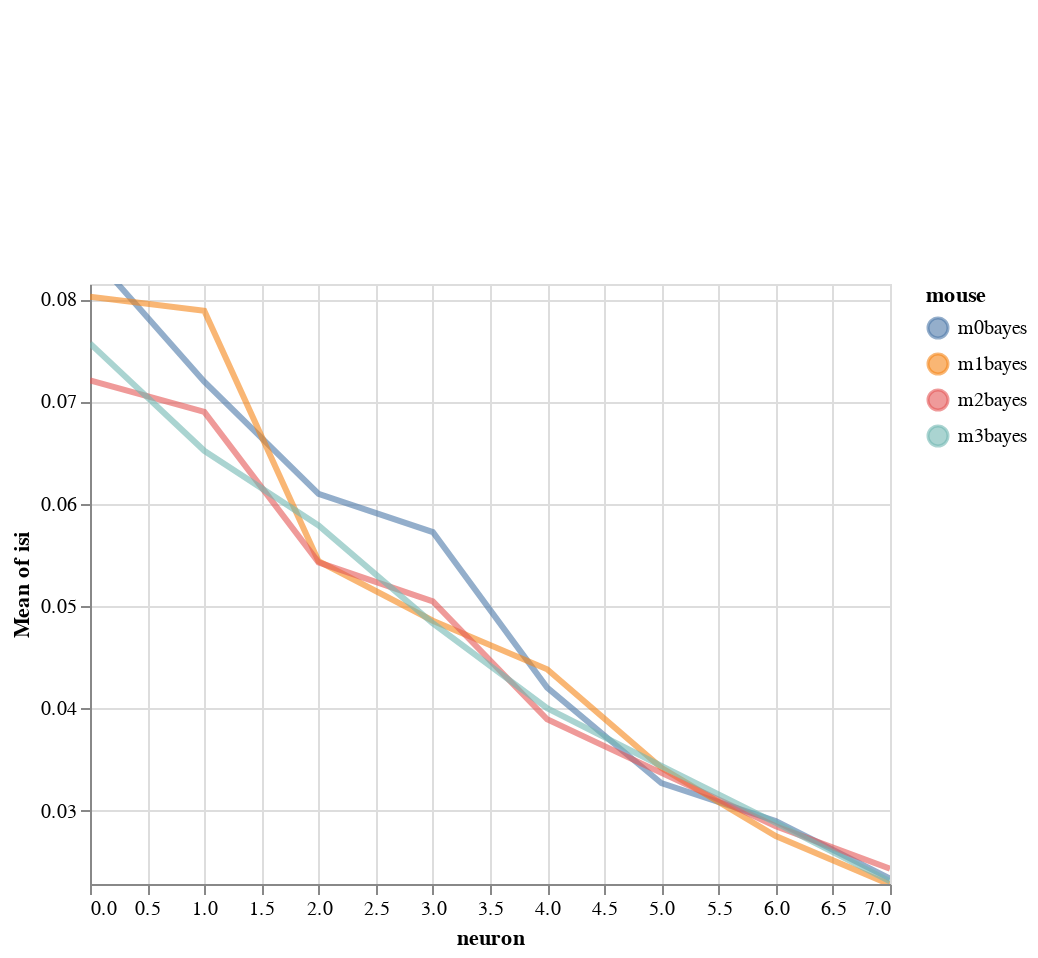

Notebook code for this chart:
### Code cell
import altair as alt
y='isi'
color='mouse'
x='neuron'

base=alt.Chart(df).encode(
            x=x,
            color=f'{color}',
            y=alt.Y(f'mean({y})',
                    scale=alt.Scale(zero=False,
                                    domain=list(np.quantile(df[y], [.05, .95])))),
)

# Create a selection that chooses the nearest point & selects based on x-value
nearest = alt.selection(type='single', nearest=True, on='mouseover',
                        fields=[x], empty='none')


# Transparent selectors across the chart. This is what tells us
# the x-value of the cursor
selectors = alt.Chart(df).mark_point().encode(
    x=x,
    opacity=alt.value(0),
).add_selection(
    nearest
)

highlight = alt.selection(type='single', on='mouseover',
                          fields=[color], nearest=True)

lines=base.mark_line(clip=True, fill=None, opacity=.6, ).encode(
            #tooltip=color,
            size=alt.condition(~highlight, alt.value(1), alt.value(3))
        )

# Draw text labels near the points, and highlight based on selection
text = lines.mark_text(align='left', dx=5, dy=-5).encode(
    text=alt.condition(nearest, y, alt.value(' '))
)

points = base.mark_circle().encode(
    opacity=alt.value(0)
).add_selection(
    highlight
)

alt.layer(
    lines, selectors, points, text
)

### Figure 1 — Vega-Lite specification as saved in the notebook (floating-point values rounded to 4 significant figures)
{"config": {"view": {"continuousWidth": 400, "continuousHeight": 300}}, "layer": [{"mark": {"type": "line", "clip": true, "fill": null, "opacity": 0.6}, "encoding": {"color": {"type": "nominal", "field": "mouse"}, "size": {"condition": {"value": 1, "selection": {"not": "selector023"}}, "value": 3}, "x": {"type": "quantitative", "field": "neuron"}, "y": {"type": "quantitative", "aggregate": "mean", "field": "isi", "scale": {"domain": [0.02285, 0.08147], "zero": false}}}}, {"mark": "point", "encoding": {"opacity": {"value": 0}, "x": {"type": "quantitative", "field": "neuron"}}, "selection": {"selector022": {"type": "single", "nearest": true, "on": "mouseover", "fields": ["neuron"], "empty": "none"}}}, {"mark": "circle", "encoding": {"color": {"type": "nominal", "field": "mouse"}, "opacity": {"value": 0}, "x": {"type": "quantitative", "field": "neuron"}, "y": {"type": "quantitative", "aggregate": "mean", "field": "isi", "scale": {"domain": [0.02285, 0.08147], "zero": false}}}, "selection": {"selector023": {"type": "single", "on": "mouseover", "fields": ["mouse"], "nearest": true}}}, {"mark": {"type": "text", "align": "left", "dx": 5, "dy": -5}, "encoding": {"color": {"type": "nominal", "field": "mouse"}, "size": {"condition": {"value": 1, "selection": {"not": "selector023"}}, "value": 3}, "text": {"condition": {"type": "quantitative", "field": "isi", "selection": "selector022"}, "value": " "}, "x": {"type": "quantitative", "field": "neuron"}, "y": {"type": "quantitative", "aggregate": "mean", "field": "isi", "scale": {"domain": [0.02285, 0.08147], "zero": false}}}}], "data": {"name": "data-249da5a9fe3c0bc843a28ef6e15b8e72"}, "$schema": "https://vega.github.io/schema/vega-lite/v4.8.1.json", "datasets": {"data-249da5a9fe3c0bc843a28ef6e15b8e72": [{"mouse_code": 0, "neuron_code": 0, "neuron_x_mouse": "0m0bayes", "stim": 0, "mouse": "m0bayes", "neuron": 0, "i_trial": 0, "log_firing_rate": 1.946, "Firing rate": 88.35, "firing_rate": 88.35, "i_spike": 33.0, "isi": 0.107, "log_isi": -0.9706}, {"mouse_code": 0, "neuron_code": 0, "neuron_x_mouse": "0m0bayes", "stim": 0, "mouse": "m0bayes", "neuron": 0, "i_trial": 1, "log_firing_rate": 1.667, "Firing rate": 46.48, "firing_rate": 46.48, "i_spike": 43.5, "isi": 0.07892, "log_isi": -1.103}, {"mouse_code": 0, "neuron_code": 0, "neuron_x_mouse": "0m0bayes", "stim": 1, "mouse": "m0bayes", "neuron": 0, "i_trial": 0, "log_firing_rate": 2.091, "Firing rate": 123.4, "firing_rate": 123.4, "i_spike": 44.5, "isi": 0.07827, "log_isi": -1.106}, {"mouse_code": 0, "neuron_code": 0, "neuron_x_mouse": "0m0bayes", "stim": 1, "mouse": "m0bayes", "neuron": 0, "i_trial": 1, "log_firing_rate": 1.698, "Firing rate": 49.91, "firing_rate": 49.91, "i_spike": 47.5, "isi": 0.07401, "log_isi": -1.131}, {"mouse_code": 0, "neuron_code": 4, "neuron_x_mouse": "1m0bayes", "stim": 0, "mouse": "m0bayes", "neuron": 1, "i_trial": 0, "log_firing_rate": 1.873, "Firing rate": 74.71, "firing_rate": 74.71, "i_spike": 58.5, "isi": 0.05976, "log_isi": -1.224}, {"mouse_code": 0, "neuron_code": 4, "neuron_x_mouse": "1m0bayes", "stim": 0, "mouse": "m0bayes", "neuron": 1, "i_trial": 1, "log_firing_rate": 1.706, "Firing rate": 50.76, "firing_rate": 50.76, "i_spike": 53.0, "isi": 0.06553, "log_isi": -1.184}, {"mouse_code": 0, "neuron_code": 4, "neuron_x_mouse": "1m0bayes", "stim": 1, "mouse": "m0bayes", "neuron": 1, "i_trial": 0, "log_firing_rate": 1.576, "Firing rate": 37.65, "firing_rate": 37.65, "i_spike": 44.5, "isi": 0.0782, "log_isi": -1.107}, {"mouse_code": 0, "neuron_code": 4, "neuron_x_mouse": "1m0bayes", "stim": 1, "mouse": "m0bayes", "neuron": 1, "i_trial": 1, "log_firing_rate": 1.958, "Firing rate": 90.8, "firing_rate": 90.8, "i_spike": 41.5, "isi": 0.08422, "log_isi": -1.075}, {"mouse_code": 0, "neuron_code": 8, "neuron_x_mouse": "2m0bayes", "stim": 0, "mouse": "m0bayes", "neuron": 2, "i_trial": 0, "log_firing_rate": 2.21, "Firing rate": 162.0, "firing_rate": 162.0, "i_spike": 57.5, "isi": 0.06088, "log_isi": -1.216}, {"mouse_code": 0, "neuron_code": 8, "neuron_x_mouse": "2m0bayes", "stim": 0, "mouse": "m0bayes", "neuron": 2, "i_trial": 1, "log_firing_rate": 1.852, "Firing rate": 71.06, "firing_rate": 71.06, "i_spike": 72.0, "isi": 0.04857, "log_isi": -1.314}, {"mouse_code": 0, "neuron_code": 8, "neuron_x_mouse": "2m0bayes", "stim": 1, "mouse": "m0bayes", "neuron": 2, "i_trial": 0, "log_firing_rate": 1.921, "Firing rate": 83.32, "firing_rate": 83.32, "i_spike": 52.5, "isi": 0.06588, "log_isi": -1.181}, {"mouse_code": 0, "neuron_code": 8, "neuron_x_mouse": "2m0bayes", "stim": 1, "mouse": "m0bayes", "neuron": 2, "i_trial": 1, "log_firing_rate": 1.826, "Firing rate": 67.02, "firing_rate": 67.02, "i_spike": 51.0, "isi": 0.06856, "log_isi": -1.164}, {"mouse_code": 0, "neuron_code": 12, "neuron_x_mouse": "3m0bayes", "stim": 0, "mouse": "m0bayes", "neuron": 3, "i_trial": 0, "log_firing_rate": 1.908, "Firing rate": 80.91, "firing_rate": 80.91, "i_spike": 61.0, "isi": 0.05782, "log_isi": -1.238}, {"mouse_code": 0, "neuron_code": 12, "neuron_x_mouse": "3m0bayes", "stim": 0, "mouse": "m0bayes", "neuron": 3, "i_trial": 1, "log_firing_rate": 1.725, "Firing rate": 53.05, "firing_rate": 53.05, "i_spike": 59.0, "isi": 0.05932, "log_isi": -1.227}, {"mouse_code": 0, "neuron_code": 12, "neuron_x_mouse": "3m0bayes", "stim": 1, "mouse": "m0bayes", "neuron": 3, "i_trial": 0, "log_firing_rate": 1.827, "Firing rate": 67.2, "firing_rate": 67.2, "i_spike": 63.0, "isi": 0.05393, "log_isi": -1.268}, {"mouse_code": 0, "neuron_code": 12, "neuron_x_mouse": "3m0bayes", "stim": 1, "mouse": "m0bayes", "neuron": 3, "i_trial": 1, "log_firing_rate": 1.88, "Firing rate": 75.89, "firing_rate": 75.89, "i_spike": 60.5, "isi": 0.05785, "log_isi": -1.238}, {"mouse_code": 0, "neuron_code": 16, "neuron_x_mouse": "4m0bayes", "stim": 0, "mouse": "m0bayes", "neuron": 4, "i_trial": 0, "log_firing_rate": 2.266, "Firing rate": 184.6, "firing_rate": 184.6, "i_spike": 75.0, "isi": 0.04644, "log_isi": -1.333}, {"mouse_code": 0, "neuron_code": 16, "neuron_x_mouse": "4m0bayes", "stim": 0, "mouse": "m0bayes", "neuron": 4, "i_trial": 1, "log_firing_rate": 2.418, "Firing rate": 261.7, "firing_rate": 261.7, "i_spike": 78.5, "isi": 0.04451, "log_isi": -1.352}, {"mouse_code": 0, "neuron_code": 16, "neuron_x_mouse": "4m0bayes", "stim": 1, "mouse": "m0bayes", "neuron": 4, "i_trial": 0, "log_firing_rate": 2.098, "Firing rate": 125.2, "firing_rate": 125.2, "i_spike": 87.0, "isi": 0.04002, "log_isi": -1.398}, {"mouse_code": 0, "neuron_code": 16, "neuron_x_mouse": "4m0bayes", "stim": 1, "mouse": "m0bayes", "neuron": 4, "i_trial": 1, "log_firing_rate": 2.193, "Firing rate": 156.0, "firing_rate": 156.0, "i_spike": 94.5, "isi": 0.03717, "log_isi": -1.43}, {"mouse_code": 0, "neuron_code": 20, "neuron_x_mouse": "5m0bayes", "stim": 0, "mouse": "m0bayes", "neuron": 5, "i_trial": 0, "log_firing_rate": 2.411, "Firing rate": 257.4, "firing_rate": 257.4, "i_spike": 119.5, "isi": 0.02931, "log_isi": -1.533}, {"mouse_code": 0, "neuron_code": 20, "neuron_x_mouse": "5m0bayes", "stim": 0, "mouse": "m0bayes", "neuron": 5, "i_trial": 1, "log_firing_rate": 2.203, "Firing rate": 159.7, "firing_rate": 159.7, "i_spike": 99.0, "isi": 0.03504, "log_isi": -1.455}, {"mouse_code": 0, "neuron_code": 20, "neuron_x_mouse": "5m0bayes", "stim": 1, "mouse": "m0bayes", "neuron": 5, "i_trial": 0, "log_firing_rate": 2.317, "Firing rate": 207.6, "firing_rate": 207.6, "i_spike": 113.0, "isi": 0.03106, "log_isi": -1.508}, {"mouse_code": 0, "neuron_code": 20, "neuron_x_mouse": "5m0bayes", "stim": 1, "mouse": "m0bayes", "neuron": 5, "i_trial": 1, "log_firing_rate": 2.234, "Firing rate": 171.5, "firing_rate": 171.5, "i_spike": 98.5, "isi": 0.03537, "log_isi": -1.451}, {"mouse_code": 0, "neuron_code": 24, "neuron_x_mouse": "6m0bayes", "stim": 0, "mouse": "m0bayes", "neuron": 6, "i_trial": 0, "log_firing_rate": 2.118, "Firing rate": 131.3, "firing_rate": 131.3, "i_spike": 111.0, "isi": 0.03145, "log_isi": -1.502}, {"mouse_code": 0, "neuron_code": 24, "neuron_x_mouse": "6m0bayes", "stim": 0, "mouse": "m0bayes", "neuron": 6, "i_trial": 1, "log_firing_rate": 2.882, "Firing rate": 761.3, "firing_rate": 761.3, "i_spike": 129.5, "isi": 0.02691, "log_isi": -1.57}, {"mouse_code": 0, "neuron_code": 24, "neuron_x_mouse": "6m0bayes", "stim": 1, "mouse": "m0bayes", "neuron": 6, "i_trial": 0, "log_firing_rate": 2.265, "Firing rate": 184.0, "firing_rate": 184.0, "i_spike": 122.5, "isi": 0.0284, "log_isi": -1.547}, {"mouse_code": 0, "neuron_code": 24, "neuron_x_mouse": "6m0bayes", "stim": 1, "mouse": "m0bayes", "neuron": 6, "i_trial": 1, "log_firing_rate": 2.197, "Firing rate": 157.5, "firing_rate": 157.5, "i_spike": 117.5, "isi": 0.02926, "log_isi": -1.534}, {"mouse_code": 0, "neuron_code": 28, "neuron_x_mouse": "7m0bayes", "stim": 0, "mouse": "m0bayes", "neuron": 7, "i_trial": 0, "log_firing_rate": 3.15, "Firing rate": 1412.0, "firing_rate": 1412.0, "i_spike": 141.0, "isi": 0.02457, "log_isi": -1.61}, {"mouse_code": 0, "neuron_code": 28, "neuron_x_mouse": "7m0bayes", "stim": 0, "mouse": "m0bayes", "neuron": 7, "i_trial": 1, "log_firing_rate": 2.377, "Firing rate": 238.1, "firing_rate": 238.1, "i_spike": 148.5, "isi": 0.02363, "log_isi": -1.627}, {"mouse_code": 0, "neuron_code": 28, "neuron_x_mouse": "7m0bayes", "stim": 1, "mouse": "m0bayes", "neuron": 7, "i_trial": 0, "log_firing_rate": 2.33, "Firing rate": 213.9, "firing_rate": 213.9, "i_spike": 148.0, "isi": 0.02356, "log_isi": -1.628}, {"mouse_code": 0, "neuron_code": 28, "neuron_x_mouse": "7m0bayes", "stim": 1, "mouse": "m0bayes", "neuron": 7, "i_trial": 1, "log_firing_rate": 3.011, "Firing rate": 1026.0, "firing_rate": 1026.0, "i_spike": 161.0, "isi": 0.02175, "log_isi": -1.663}, {"mouse_code": 1, "neuron_code": 1, "neuron_x_mouse": "0m1bayes", "stim": 0, "mouse": "m1bayes", "neuron": 0, "i_trial": 0, "log_firing_rate": 1.579, "Firing rate": 37.91, "firing_rate": 37.91, "i_spike": 35.0, "isi": 0.09686, "log_isi": -1.014}, {"mouse_code": 1, "neuron_code": 1, "neuron_x_mouse": "0m1bayes", "stim": 0, "mouse": "m1bayes", "neuron": 0, "i_trial": 1, "log_firing_rate": 1.933, "Firing rate": 85.75, "firing_rate": 85.75, "i_spike": 45.5, "isi": 0.07532, "log_isi": -1.123}, {"mouse_code": 1, "neuron_code": 1, "neuron_x_mouse": "0m1bayes", "stim": 1, "mouse": "m1bayes", "neuron": 0, "i_trial": 0, "log_firing_rate": 1.91, "Firing rate": 81.33, "firing_rate": 81.33, "i_spike": 56.0, "isi": 0.06211, "log_isi": -1.207}, {"mouse_code": 1, "neuron_code": 1, "neuron_x_mouse": "0m1bayes", "stim": 1, "mouse": "m1bayes", "neuron": 0, "i_trial": 1, "log_firing_rate": 1.716, "Firing rate": 52.05, "firing_rate": 52.05, "i_spike": 40.0, "isi": 0.08656, "log_isi": -1.063}, {"mouse_code": 1, "neuron_code": 5, "neuron_x_mouse": "1m1bayes", "stim": 0, "mouse": "m1bayes", "neuron": 1, "i_trial": 0, "log_firing_rate": 1.749, "Firing rate": 56.07, "firing_rate": 56.07, "i_spike": 44.5, "isi": 0.07614, "log_isi": -1.118}, {"mouse_code": 1, "neuron_code": 5, "neuron_x_mouse": "1m1bayes", "stim": 0, "mouse": "m1bayes", "neuron": 1, "i_trial": 1, "log_firing_rate": 1.975, "Firing rate": 94.41, "firing_rate": 94.41, "i_spike": 35.0, "isi": 0.09293, "log_isi": -1.032}, {"mouse_code": 1, "neuron_code": 5, "neuron_x_mouse": "1m1bayes", "stim": 1, "mouse": "m1bayes", "neuron": 1, "i_trial": 0, "log_firing_rate": 2.07, "Firing rate": 117.6, "firing_rate": 117.6, "i_spike": 49.0, "isi": 0.07184, "log_isi": -1.144}, {"mouse_code": 1, "neuron_code": 5, "neuron_x_mouse": "1m1bayes", "stim": 1, "mouse": "m1bayes", "neuron": 1, "i_trial": 1, "log_firing_rate": 2.467, "Firing rate": 293.2, "firing_rate": 293.2, "i_spike": 47.0, "isi": 0.07449, "log_isi": -1.128}, {"mouse_code": 1, "neuron_code": 9, "neuron_x_mouse": "2m1bayes", "stim": 0, "mouse": "m1bayes", "neuron": 2, "i_trial": 0, "log_firing_rate": 2.206, "Firing rate": 160.5, "firing_rate": 160.5, "i_spike": 74.0, "isi": 0.04716, "log_isi": -1.326}, {"mouse_code": 1, "neuron_code": 9, "neuron_x_mouse": "2m1bayes", "stim": 0, "mouse": "m1bayes", "neuron": 2, "i_trial": 1, "log_firing_rate": 2.072, "Firing rate": 118.0, "firing_rate": 118.0, "i_spike": 54.5, "isi": 0.06344, "log_isi": -1.198}, {"mouse_code": 1, "neuron_code": 9, "neuron_x_mouse": "2m1bayes", "stim": 1, "mouse": "m1bayes", "neuron": 2, "i_trial": 0, "log_firing_rate": 2.069, "Firing rate": 117.2, "firing_rate": 117.2, "i_spike": 73.0, "isi": 0.04785, "log_isi": -1.32}, {"mouse_code": 1, "neuron_code": 9, "neuron_x_mouse": "2m1bayes", "stim": 1, "mouse": "m1bayes", "neuron": 2, "i_trial": 1, "log_firing_rate": 2.651, "Firing rate": 447.8, "firing_rate": 447.8, "i_spike": 58.5, "isi": 0.05907, "log_isi": -1.229}, {"mouse_code": 1, "neuron_code": 13, "neuron_x_mouse": "3m1bayes", "stim": 0, "mouse": "m1bayes", "neuron": 3, "i_trial": 0, "log_firing_rate": 2.026, "Firing rate": 106.2, "firing_rate": 106.2, "i_spike": 62.5, "isi": 0.05516, "log_isi": -1.258}, {"mouse_code": 1, "neuron_code": 13, "neuron_x_mouse": "3m1bayes", "stim": 0, "mouse": "m1bayes", "neuron": 3, "i_trial": 1, "log_firing_rate": 2.05, "Firing rate": 112.2, "firing_rate": 112.2, "i_spike": 66.0, "isi": 0.05316, "log_isi": -1.274}, {"mouse_code": 1, "neuron_code": 13, "neuron_x_mouse": "3m1bayes", "stim": 1, "mouse": "m1bayes", "neuron": 3, "i_trial": 0, "log_firing_rate": 2.056, "Firing rate": 113.8, "firing_rate": 113.8, "i_spike": 74.5, "isi": 0.04568, "log_isi": -1.34}, {"mouse_code": 1, "neuron_code": 13, "neuron_x_mouse": "3m1bayes", "stim": 1, "mouse": "m1bayes", "neuron": 3, "i_trial": 1, "log_firing_rate": 1.889, "Firing rate": 77.48, "firing_rate": 77.48, "i_spike": 86.0, "isi": 0.04026, "log_isi": -1.395}, {"mouse_code": 1, "neuron_code": 17, "neuron_x_mouse": "4m1bayes", "stim": 0, "mouse": "m1bayes", "neuron": 4, "i_trial": 0, "log_firing_rate": 2.242, "Firing rate": 174.7, "firing_rate": 174.7, "i_spike": 80.0, "isi": 0.04395, "log_isi": -1.357}, {"mouse_code": 1, "neuron_code": 17, "neuron_x_mouse": "4m1bayes", "stim": 0, "mouse": "m1bayes", "neuron": 4, "i_trial": 1, "log_firing_rate": 2.484, "Firing rate": 305.1, "firing_rate": 305.1, "i_spike": 75.5, "isi": 0.04566, "log_isi": -1.34}, {"mouse_code": 1, "neuron_code": 17, "neuron_x_mouse": "4m1bayes", "stim": 1, "mouse": "m1bayes", "neuron": 4, "i_trial": 0, "log_firing_rate": 1.959, "Firing rate": 90.94, "firing_rate": 90.94, "i_spike": 80.0, "isi": 0.04329, "log_isi": -1.364}, {"mouse_code": 1, "neuron_code": 17, "neuron_x_mouse": "4m1bayes", "stim": 1, "mouse": "m1bayes", "neuron": 4, "i_trial": 1, "log_firing_rate": 2.036, "Firing rate": 108.7, "firing_rate": 108.7, "i_spike": 82.0, "isi": 0.04242, "log_isi": -1.372}, {"mouse_code": 1, "neuron_code": 21, "neuron_x_mouse": "5m1bayes", "stim": 0, "mouse": "m1bayes", "neuron": 5, "i_trial": 0, "log_firing_rate": 2.031, "Firing rate": 107.3, "firing_rate": 107.3, "i_spike": 92.5, "isi": 0.03777, "log_isi": -1.423}, {"mouse_code": 1, "neuron_code": 21, "neuron_x_mouse": "5m1bayes", "stim": 0, "mouse": "m1bayes", "neuron": 5, "i_trial": 1, "log_firing_rate": 2.084, "Firing rate": 121.2, "firing_rate": 121.2, "i_spike": 97.5, "isi": 0.03583, "log_isi": -1.446}, {"mouse_code": 1, "neuron_code": 21, "neuron_x_mouse": "5m1bayes", "stim": 1, "mouse": "m1bayes", "neuron": 5, "i_trial": 0, "log_firing_rate": 3.037, "Firing rate": 1090.0, "firing_rate": 1090.0, "i_spike": 104.0, "isi": 0.03321, "log_isi": -1.479}, {"mouse_code": 1, "neuron_code": 21, "neuron_x_mouse": "5m1bayes", "stim": 1, "mouse": "m1bayes", "neuron": 5, "i_trial": 1, "log_firing_rate": 2.729, "Firing rate": 536.0, "firing_rate": 536.0, "i_spike": 116.5, "isi": 0.02996, "log_isi": -1.523}, {"mouse_code": 1, "neuron_code": 25, "neuron_x_mouse": "6m1bayes", "stim": 0, "mouse": "m1bayes", "neuron": 6, "i_trial": 0, "log_firing_rate": 2.163, "Firing rate": 145.6, "firing_rate": 145.6, "i_spike": 116.0, "isi": 0.03023, "log_isi": -1.52}, {"mouse_code": 1, "neuron_code": 25, "neuron_x_mouse": "6m1bayes", "stim": 0, "mouse": "m1bayes", "neuron": 6, "i_trial": 1, "log_firing_rate": 2.235, "Firing rate": 171.6, "firing_rate": 171.6, "i_spike": 131.5, "isi": 0.02605, "log_isi": -1.584}, {"mouse_code": 1, "neuron_code": 25, "neuron_x_mouse": "6m1bayes", "stim": 1, "mouse": "m1bayes", "neuron": 6, "i_trial": 0, "log_firing_rate": 2.251, "Firing rate": 178.1, "firing_rate": 178.1, "i_spike": 121.0, "isi": 0.02897, "log_isi": -1.538}, {"mouse_code": 1, "neuron_code": 25, "neuron_x_mouse": "6m1bayes", "stim": 1, "mouse": "m1bayes", "neuron": 6, "i_trial": 1, "log_firing_rate": 2.33, "Firing rate": 213.8, "firing_rate": 213.8, "i_spike": 140.5, "isi": 0.02485, "log_isi": -1.605}, {"mouse_code": 1, "neuron_code": 29, "neuron_x_mouse": "7m1bayes", "stim": 0, "mouse": "m1bayes", "neuron": 7, "i_trial": 0, "log_firing_rate": 2.541, "Firing rate": 347.2, "firing_rate": 347.2, "i_spike": 162.0, "isi": 0.0214, "log_isi": -1.67}, {"mouse_code": 1, "neuron_code": 29, "neuron_x_mouse": "7m1bayes", "stim": 0, "mouse": "m1bayes", "neuron": 7, "i_trial": 1, "log_firing_rate": 2.411, "Firing rate": 257.8, "firing_rate": 257.8, "i_spike": 150.0, "isi": 0.02335, "log_isi": -1.632}, {"mouse_code": 1, "neuron_code": 29, "neuron_x_mouse": "7m1bayes", "stim": 1, "mouse": "m1bayes", "neuron": 7, "i_trial": 0, "log_firing_rate": 2.286, "Firing rate": 193.3, "firing_rate": 193.3, "i_spike": 155.5, "isi": 0.02243, "log_isi": -1.649}, {"mouse_code": 1, "neuron_code": 29, "neuron_x_mouse": "7m1bayes", "stim": 1, "mouse": "m1bayes", "neuron": 7, "i_trial": 1, "log_firing_rate": 2.286, "Firing rate": 193.4, "firing_rate": 193.4, "i_spike": 145.5, "isi": 0.02397, "log_isi": -1.62}, {"mouse_code": 2, "neuron_code": 2, "neuron_x_mouse": "0m2bayes", "stim": 0, "mouse": "m2bayes", "neuron": 0, "i_trial": 0, "log_firing_rate": 1.885, "Firing rate": 76.78, "firing_rate": 76.78, "i_spike": 38.5, "isi": 0.08969, "log_isi": -1.047}, {"mouse_code": 2, "neuron_code": 2, "neuron_x_mouse": "0m2bayes", "stim": 0, "mouse": "m2bayes", "neuron": 0, "i_trial": 1, "log_firing_rate": 2.203, "Firing rate": 159.6, "firing_rate": 159.6, "i_spike": 50.5, "isi": 0.0699, "log_isi": -1.156}, {"mouse_code": 2, "neuron_code": 2, "neuron_x_mouse": "0m2bayes", "stim": 1, "mouse": "m2bayes", "neuron": 0, "i_trial": 0, "log_firing_rate": 2.325, "Firing rate": 211.3, "firing_rate": 211.3, "i_spike": 46.0, "isi": 0.07606, "log_isi": -1.119}, {"mouse_code": 2, "neuron_code": 2, "neuron_x_mouse": "0m2bayes", "stim": 1, "mouse": "m2bayes", "neuron": 0, "i_trial": 1, "log_firing_rate": 2.081, "Firing rate": 120.5, "firing_rate": 120.5, "i_spike": 66.5, "isi": 0.05259, "log_isi": -1.279}, {"mouse_code": 2, "neuron_code": 6, "neuron_x_mouse": "1m2bayes", "stim": 0, "mouse": "m2bayes", "neuron": 1, "i_trial": 0, "log_firing_rate": 2.042, "Firing rate": 110.1, "firing_rate": 110.1, "i_spike": 46.0, "isi": 0.07466, "log_isi": -1.127}, {"mouse_code": 2, "neuron_code": 6, "neuron_x_mouse": "1m2bayes", "stim": 0, "mouse": "m2bayes", "neuron": 1, "i_trial": 1, "log_firing_rate": 2.042, "Firing rate": 110.2, "firing_rate": 110.2, "i_spike": 48.5, "isi": 0.07119, "log_isi": -1.148}, {"mouse_code": 2, "neuron_code": 6, "neuron_x_mouse": "1m2bayes", "stim": 1, "mouse": "m2bayes", "neuron": 1, "i_trial": 0, "log_firing_rate": 2.063, "Firing rate": 115.7, "firing_rate": 115.7, "i_spike": 66.0, "isi": 0.05279, "log_isi": -1.277}, {"mouse_code": 2, "neuron_code": 6, "neuron_x_mouse": "1m2bayes", "stim": 1, "mouse": "m2bayes", "neuron": 1, "i_trial": 1, "log_firing_rate": 1.742, "Firing rate": 55.22, "firing_rate": 55.22, "i_spike": 45.5, "isi": 0.07723, "log_isi": -1.112}, {"mouse_code": 2, "neuron_code": 10, "neuron_x_mouse": "2m2bayes", "stim": 0, "mouse": "m2bayes", "neuron": 2, "i_trial": 0, "log_firing_rate": 2.113, "Firing rate": 129.8, "firing_rate": 129.8, "i_spike": 68.5, "isi": 0.05102, "log_isi": -1.292}, {"mouse_code": 2, "neuron_code": 10, "neuron_x_mouse": "2m2bayes", "stim": 0, "mouse": "m2bayes", "neuron": 2, "i_trial": 1, "log_firing_rate": 2.319, "Firing rate": 208.6, "firing_rate": 208.6, "i_spike": 54.5, "isi": 0.06404, "log_isi": -1.194}, {"mouse_code": 2, "neuron_code": 10, "neuron_x_mouse": "2m2bayes", "stim": 1, "mouse": "m2bayes", "neuron": 2, "i_trial": 0, "log_firing_rate": 1.821, "Firing rate": 66.21, "firing_rate": 66.21, "i_spike": 68.5, "isi": 0.0511, "log_isi": -1.292}, {"mouse_code": 2, "neuron_code": 10, "neuron_x_mouse": "2m2bayes", "stim": 1, "mouse": "m2bayes", "neuron": 2, "i_trial": 1, "log_firing_rate": 2.286, "Firing rate": 193.0, "firing_rate": 193.0, "i_spike": 68.5, "isi": 0.05093, "log_isi": -1.293}, {"mouse_code": 2, "neuron_code": 14, "neuron_x_mouse": "3m2bayes", "stim": 0, "mouse": "m2bayes", "neuron": 3, "i_trial": 0, "log_firing_rate": 2.162, "Firing rate": 145.0, "firing_rate": 145.0, "i_spike": 69.5, "isi": 0.04927, "log_isi": -1.307}, {"mouse_code": 2, "neuron_code": 14, "neuron_x_mouse": "3m2bayes", "stim": 0, "mouse": "m2bayes", "neuron": 3, "i_trial": 1, "log_firing_rate": 2.823, "Firing rate": 665.0, "firing_rate": 665.0, "i_spike": 65.5, "isi": 0.05367, "log_isi": -1.27}, {"mouse_code": 2, "neuron_code": 14, "neuron_x_mouse": "3m2bayes", "stim": 1, "mouse": "m2bayes", "neuron": 3, "i_trial": 0, "log_firing_rate": 2.601, "Firing rate": 398.9, "firing_rate": 398.9, "i_spike": 70.0, "isi": 0.04834, "log_isi": -1.316}, {"mouse_code": 2, "neuron_code": 14, "neuron_x_mouse": "3m2bayes", "stim": 1, "mouse": "m2bayes", "neuron": 3, "i_trial": 1, "log_firing_rate": 2.015, "Firing rate": 103.4, "firing_rate": 103.4, "i_spike": 69.0, "isi": 0.05053, "log_isi": -1.296}, {"mouse_code": 2, "neuron_code": 18, "neuron_x_mouse": "4m2bayes", "stim": 0, "mouse": "m2bayes", "neuron": 4, "i_trial": 0, "log_firing_rate": 2.027, "Firing rate": 106.5, "firing_rate": 106.5, "i_spike": 97.0, "isi": 0.03617, "log_isi": -1.442}, {"mouse_code": 2, "neuron_code": 18, "neuron_x_mouse": "4m2bayes", "stim": 0, "mouse": "m2bayes", "neuron": 4, "i_trial": 1, "log_firing_rate": 2.774, "Firing rate": 594.9, "firing_rate": 594.9, "i_spike": 89.0, "isi": 0.03939, "log_isi": -1.405}, {"mouse_code": 2, "neuron_code": 18, "neuron_x_mouse": "4m2bayes", "stim": 1, "mouse": "m2bayes", "neuron": 4, "i_trial": 0, "log_firing_rate": 2.453, "Firing rate": 284.1, "firing_rate": 284.1, "i_spike": 90.5, "isi": 0.0387, "log_isi": -1.412}, {"mouse_code": 2, "neuron_code": 18, "neuron_x_mouse": "4m2bayes", "stim": 1, "mouse": "m2bayes", "neuron": 4, "i_trial": 1, "log_firing_rate": 2.428, "Firing rate": 268.0, "firing_rate": 268.0, "i_spike": 84.5, "isi": 0.04149, "log_isi": -1.382}, {"mouse_code": 2, "neuron_code": 22, "neuron_x_mouse": "5m2bayes", "stim": 0, "mouse": "m2bayes", "neuron": 5, "i_trial": 0, "log_firing_rate": 2.226, "Firing rate": 168.4, "firing_rate": 168.4, "i_spike": 93.0, "isi": 0.03783, "log_isi": -1.422}, {"mouse_code": 2, "neuron_code": 22, "neuron_x_mouse": "5m2bayes", "stim": 0, "mouse": "m2bayes", "neuron": 5, "i_trial": 1, "log_firing_rate": 2.35, "Firing rate": 224.0, "firing_rate": 224.0, "i_spike": 100.5, "isi": 0.03444, "log_isi": -1.463}, {"mouse_code": 2, "neuron_code": 22, "neuron_x_mouse": "5m2bayes", "stim": 1, "mouse": "m2bayes", "neuron": 5, "i_trial": 0, "log_firing_rate": 2.129, "Firing rate": 134.6, "firing_rate": 134.6, "i_spike": 113.0, "isi": 0.0305, "log_isi": -1.516}, {"mouse_code": 2, "neuron_code": 22, "neuron_x_mouse": "5m2bayes", "stim": 1, "mouse": "m2bayes", "neuron": 5, "i_trial": 1, "log_firing_rate": 2.274, "Firing rate": 188.1, "firing_rate": 188.1, "i_spike": 108.0, "isi": 0.03205, "log_isi": -1.494}, {"mouse_code": 2, "neuron_code": 26, "neuron_x_mouse": "6m2bayes", "stim": 0, "mouse": "m2bayes", "neuron": 6, "i_trial": 0, "log_firing_rate": 2.979, "Firing rate": 953.7, "firing_rate": 953.7, "i_spike": 111.5, "isi": 0.03124, "log_isi": -1.505}, {"mouse_code": 2, "neuron_code": 26, "neuron_x_mouse": "6m2bayes", "stim": 0, "mouse": "m2bayes", "neuron": 6, "i_trial": 1, "log_firing_rate": 2.386, "Firing rate": 243.4, "firing_rate": 243.4, "i_spike": 123.5, "isi": 0.02833, "log_isi": -1.548}, {"mouse_code": 2, "neuron_code": 26, "neuron_x_mouse": "6m2bayes", "stim": 1, "mouse": "m2bayes", "neuron": 6, "i_trial": 0, "log_firing_rate": 2.358, "Firing rate": 228.0, "firing_rate": 228.0, "i_spike": 130.5, "isi": 0.02687, "log_isi": -1.571}, {"mouse_code": 2, "neuron_code": 26, "neuron_x_mouse": "6m2bayes", "stim": 1, "mouse": "m2bayes", "neuron": 6, "i_trial": 1, "log_firing_rate": 2.726, "Firing rate": 531.9, "firing_rate": 531.9, "i_spike": 127.0, "isi": 0.02751, "log_isi": -1.561}, {"mouse_code": 2, "neuron_code": 30, "neuron_x_mouse": "7m2bayes", "stim": 0, "mouse": "m2bayes", "neuron": 7, "i_trial": 0, "log_firing_rate": 2.54, "Firing rate": 346.4, "firing_rate": 346.4, "i_spike": 167.0, "isi": 0.02089, "log_isi": -1.68}, {"mouse_code": 2, "neuron_code": 30, "neuron_x_mouse": "7m2bayes", "stim": 0, "mouse": "m2bayes", "neuron": 7, "i_trial": 1, "log_firing_rate": 2.819, "Firing rate": 659.5, "firing_rate": 659.5, "i_spike": 156.5, "isi": 0.02235, "log_isi": -1.651}, {"mouse_code": 2, "neuron_code": 30, "neuron_x_mouse": "7m2bayes", "stim": 1, "mouse": "m2bayes", "neuron": 7, "i_trial": 0, "log_firing_rate": 2.406, "Firing rate": 254.4, "firing_rate": 254.4, "i_spike": 143.5, "isi": 0.02443, "log_isi": -1.612}, {"mouse_code": 2, "neuron_code": 30, "neuron_x_mouse": "7m2bayes", "stim": 1, "mouse": "m2bayes", "neuron": 7, "i_trial": 1, "log_firing_rate": 2.281, "Firing rate": 190.8, "firing_rate": 190.8, "i_spike": 118.0, "isi": 0.02968, "log_isi": -1.528}, {"mouse_code": 3, "neuron_code": 3, "neuron_x_mouse": "0m3bayes", "stim": 0, "mouse": "m3bayes", "neuron": 0, "i_trial": 0, "log_firing_rate": 2.224, "Firing rate": 167.4, "firing_rate": 167.4, "i_spike": 42.0, "isi": 0.08284, "log_isi": -1.082}, {"mouse_code": 3, "neuron_code": 3, "neuron_x_mouse": "0m3bayes", "stim": 0, "mouse": "m3bayes", "neuron": 0, "i_trial": 1, "log_firing_rate": 1.814, "Firing rate": 65.12, "firing_rate": 65.12, "i_spike": 45.0, "isi": 0.07697, "log_isi": -1.114}, {"mouse_code": 3, "neuron_code": 3, "neuron_x_mouse": "0m3bayes", "stim": 1, "mouse": "m3bayes", "neuron": 0, "i_trial": 0, "log_firing_rate": 2.361, "Firing rate": 229.9, "firing_rate": 229.9, "i_spike": 50.0, "isi": 0.06849, "log_isi": -1.164}, {"mouse_code": 3, "neuron_code": 3, "neuron_x_mouse": "0m3bayes", "stim": 1, "mouse": "m3bayes", "neuron": 0, "i_trial": 1, "log_firing_rate": 1.849, "Firing rate": 70.62, "firing_rate": 70.62, "i_spike": 47.0, "isi": 0.07438, "log_isi": -1.129}, {"mouse_code": 3, "neuron_code": 7, "neuron_x_mouse": "1m3bayes", "stim": 0, "mouse": "m3bayes", "neuron": 1, "i_trial": 0, "log_firing_rate": 2.303, "Firing rate": 200.7, "firing_rate": 200.7, "i_spike": 50.0, "isi": 0.06999, "log_isi": -1.155}, {"mouse_code": 3, "neuron_code": 7, "neuron_x_mouse": "1m3bayes", "stim": 0, "mouse": "m3bayes", "neuron": 1, "i_trial": 1, "log_firing_rate": 2.104, "Firing rate": 127.1, "firing_rate": 127.1, "i_spike": 46.0, "isi": 0.07551, "log_isi": -1.122}, {"mouse_code": 3, "neuron_code": 7, "neuron_x_mouse": "1m3bayes", "stim": 1, "mouse": "m3bayes", "neuron": 1, "i_trial": 0, "log_firing_rate": 1.89, "Firing rate": 77.66, "firing_rate": 77.66, "i_spike": 58.0, "isi": 0.0594, "log_isi": -1.226}, {"mouse_code": 3, "neuron_code": 7, "neuron_x_mouse": "1m3bayes", "stim": 1, "mouse": "m3bayes", "neuron": 1, "i_trial": 1, "log_firing_rate": 1.99, "Firing rate": 97.73, "firing_rate": 97.73, "i_spike": 62.5, "isi": 0.05579, "log_isi": -1.253}, {"mouse_code": 3, "neuron_code": 11, "neuron_x_mouse": "2m3bayes", "stim": 0, "mouse": "m3bayes", "neuron": 2, "i_trial": 0, "log_firing_rate": 2.51, "Firing rate": 323.8, "firing_rate": 323.8, "i_spike": 59.5, "isi": 0.05625, "log_isi": -1.25}, {"mouse_code": 3, "neuron_code": 11, "neuron_x_mouse": "2m3bayes", "stim": 0, "mouse": "m3bayes", "neuron": 2, "i_trial": 1, "log_firing_rate": 1.779, "Firing rate": 60.07, "firing_rate": 60.07, "i_spike": 50.0, "isi": 0.0699, "log_isi": -1.156}, {"mouse_code": 3, "neuron_code": 11, "neuron_x_mouse": "2m3bayes", "stim": 1, "mouse": "m3bayes", "neuron": 2, "i_trial": 0, "log_firing_rate": 2.04, "Firing rate": 109.6, "firing_rate": 109.6, "i_spike": 58.0, "isi": 0.05903, "log_isi": -1.229}, {"mouse_code": 3, "neuron_code": 11, "neuron_x_mouse": "2m3bayes", "stim": 1, "mouse": "m3bayes", "neuron": 2, "i_trial": 1, "log_firing_rate": 2.124, "Firing rate": 133.2, "firing_rate": 133.2, "i_spike": 74.0, "isi": 0.04634, "log_isi": -1.334}, {"mouse_code": 3, "neuron_code": 15, "neuron_x_mouse": "3m3bayes", "stim": 0, "mouse": "m3bayes", "neuron": 3, "i_trial": 0, "log_firing_rate": 1.854, "Firing rate": 71.47, "firing_rate": 71.47, "i_spike": 70.5, "isi": 0.04949, "log_isi": -1.306}, {"mouse_code": 3, "neuron_code": 15, "neuron_x_mouse": "3m3bayes", "stim": 0, "mouse": "m3bayes", "neuron": 3, "i_trial": 1, "log_firing_rate": 2.987, "Firing rate": 970.1, "firing_rate": 970.1, "i_spike": 68.0, "isi": 0.05096, "log_isi": -1.293}, {"mouse_code": 3, "neuron_code": 15, "neuron_x_mouse": "3m3bayes", "stim": 1, "mouse": "m3bayes", "neuron": 3, "i_trial": 0, "log_firing_rate": 2.025, "Firing rate": 106.0, "firing_rate": 106.0, "i_spike": 69.0, "isi": 0.0486, "log_isi": -1.313}, {"mouse_code": 3, "neuron_code": 15, "neuron_x_mouse": "3m3bayes", "stim": 1, "mouse": "m3bayes", "neuron": 3, "i_trial": 1, "log_firing_rate": 2.615, "Firing rate": 411.9, "firing_rate": 411.9, "i_spike": 79.0, "isi": 0.04424, "log_isi": -1.354}, {"mouse_code": 3, "neuron_code": 19, "neuron_x_mouse": "4m3bayes", "stim": 0, "mouse": "m3bayes", "neuron": 4, "i_trial": 0, "log_firing_rate": 1.968, "Firing rate": 92.85, "firing_rate": 92.85, "i_spike": 89.5, "isi": 0.03923, "log_isi": -1.406}, {"mouse_code": 3, "neuron_code": 19, "neuron_x_mouse": "4m3bayes", "stim": 0, "mouse": "m3bayes", "neuron": 4, "i_trial": 1, "log_firing_rate": 1.941, "Firing rate": 87.33, "firing_rate": 87.33, "i_spike": 79.5, "isi": 0.04396, "log_isi": -1.357}, {"mouse_code": 3, "neuron_code": 19, "neuron_x_mouse": "4m3bayes", "stim": 1, "mouse": "m3bayes", "neuron": 4, "i_trial": 0, "log_firing_rate": 2.105, "Firing rate": 127.3, "firing_rate": 127.3, "i_spike": 88.0, "isi": 0.03935, "log_isi": -1.405}, {"mouse_code": 3, "neuron_code": 19, "neuron_x_mouse": "4m3bayes", "stim": 1, "mouse": "m3bayes", "neuron": 4, "i_trial": 1, "log_firing_rate": 2.118, "Firing rate": 131.3, "firing_rate": 131.3, "i_spike": 93.0, "isi": 0.0376, "log_isi": -1.425}, {"mouse_code": 3, "neuron_code": 23, "neuron_x_mouse": "5m3bayes", "stim": 0, "mouse": "m3bayes", "neuron": 5, "i_trial": 0, "log_firing_rate": 2.124, "Firing rate": 133.1, "firing_rate": 133.1, "i_spike": 93.5, "isi": 0.03696, "log_isi": -1.432}, {"mouse_code": 3, "neuron_code": 23, "neuron_x_mouse": "5m3bayes", "stim": 0, "mouse": "m3bayes", "neuron": 5, "i_trial": 1, "log_firing_rate": 2.242, "Firing rate": 174.7, "firing_rate": 174.7, "i_spike": 98.5, "isi": 0.03559, "log_isi": -1.449}, {"mouse_code": 3, "neuron_code": 23, "neuron_x_mouse": "5m3bayes", "stim": 1, "mouse": "m3bayes", "neuron": 5, "i_trial": 0, "log_firing_rate": 2.604, "Firing rate": 401.6, "firing_rate": 401.6, "i_spike": 97.5, "isi": 0.03534, "log_isi": -1.452}, {"mouse_code": 3, "neuron_code": 23, "neuron_x_mouse": "5m3bayes", "stim": 1, "mouse": "m3bayes", "neuron": 5, "i_trial": 1, "log_firing_rate": 2.482, "Firing rate": 303.5, "firing_rate": 303.5, "i_spike": 118.0, "isi": 0.02959, "log_isi": -1.529}, {"mouse_code": 3, "neuron_code": 27, "neuron_x_mouse": "6m3bayes", "stim": 0, "mouse": "m3bayes", "neuron": 6, "i_trial": 0, "log_firing_rate": 2.203, "Firing rate": 159.5, "firing_rate": 159.5, "i_spike": 119.5, "isi": 0.02922, "log_isi": -1.534}, {"mouse_code": 3, "neuron_code": 27, "neuron_x_mouse": "6m3bayes", "stim": 0, "mouse": "m3bayes", "neuron": 6, "i_trial": 1, "log_firing_rate": 2.178, "Firing rate": 150.7, "firing_rate": 150.7, "i_spike": 117.5, "isi": 0.02964, "log_isi": -1.528}, {"mouse_code": 3, "neuron_code": 27, "neuron_x_mouse": "6m3bayes", "stim": 1, "mouse": "m3bayes", "neuron": 6, "i_trial": 0, "log_firing_rate": 2.294, "Firing rate": 196.8, "firing_rate": 196.8, "i_spike": 113.5, "isi": 0.03072, "log_isi": -1.513}, {"mouse_code": 3, "neuron_code": 27, "neuron_x_mouse": "6m3bayes", "stim": 1, "mouse": "m3bayes", "neuron": 6, "i_trial": 1, "log_firing_rate": 2.297, "Firing rate": 198.2, "firing_rate": 198.2, "i_spike": 135.5, "isi": 0.02569, "log_isi": -1.59}, {"mouse_code": 3, "neuron_code": 31, "neuron_x_mouse": "7m3bayes", "stim": 0, "mouse": "m3bayes", "neuron": 7, "i_trial": 0, "log_firing_rate": 2.684, "Firing rate": 482.6, "firing_rate": 482.6, "i_spike": 153.5, "isi": 0.02261, "log_isi": -1.646}, {"mouse_code": 3, "neuron_code": 31, "neuron_x_mouse": "7m3bayes", "stim": 0, "mouse": "m3bayes", "neuron": 7, "i_trial": 1, "log_firing_rate": 2.318, "Firing rate": 208.2, "firing_rate": 208.2, "i_spike": 146.0, "isi": 0.02401, "log_isi": -1.62}, {"mouse_code": 3, "neuron_code": 31, "neuron_x_mouse": "7m3bayes", "stim": 1, "mouse": "m3bayes", "neuron": 7, "i_trial": 0, "log_firing_rate": 2.914, "Firing rate": 820.9, "firing_rate": 820.9, "i_spike": 155.0, "isi": 0.02254, "log_isi": -1.647}, {"mouse_code": 3, "neuron_code": 31, "neuron_x_mouse": "7m3bayes", "stim": 1, "mouse": "m3bayes", "neuron": 7, "i_trial": 1, "log_firing_rate": 2.88, "Firing rate": 759.4, "firing_rate": 759.4, "i_spike": 150.5, "isi": 0.02328, "log_isi": -1.633}]}}
